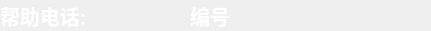
   <widget class="QFrame" name="frame_29">
    <property name="geometry">
     <rect>
      <x>390</x>
      <y>440</y>
      <width>431</width>
      <height>31</height>
     </rect>
    </property>
    <property name="styleSheet">
     <string notr="true">background-image: url(:/background/qrc/background/mainlab_phonenum.png);</string>
    </property>
    <property name="frameShape">
     <enum>QFrame::NoFrame</enum>
    </property>
    <property name="frameShadow">
     <enum>QFrame::Raised</enum>
    </property>
    <widget class="QLabel" name="label_stubnum_2">
     <property name="geometry">
      <rect>
       <x>230</x>
       <y>0</y>
       <width>191</width>
       <height>31</height>
      </rect>
     </property>
     <property name="palette">
      <palette>
       <active>
        <colorrole role="WindowText">
         <brush brushstyle="SolidPattern">
          <color alpha="255">
           <red>255</red>
           <green>255</green>
           <blue>255</blue>
          </color>
         </brush>
        </colorrole>
       </active>
       <inactive>
        <colorrole role="WindowText">
         <brush brushstyle="SolidPattern">
          <color alpha="255">
           <red>255</red>
           <green>255</green>
           <blue>255</blue>
          </color>
         </brush>
        </colorrole>
       </inactive>
       <disabled>
        <colorrole role="WindowText">
         <brush brushstyle="SolidPattern">
          <color alpha="255">
           <red>106</red>
           <green>104</green>
           <blue>100</blue>
          </color>
         </brush>
        </colorrole>
       </disabled>
      </palette>
     </property>
     <property name="font">
      <font>
       <pointsize>15</pointsize>
      </font>
     </property>
     <property name="text">
      <string/>
     </property>
    </widget>
    <widget class="QLabel" name="label_stubnum_3">
     <property name="geometry">
      <rect>
       <x>190</x>
       <y>0</y>
       <width>41</width>
       <height>31</height>
      </rect>
     </property>
     <property name="palette">
      <palette>
       <active>
        <colorrole role="WindowText">
         <brush brushstyle="SolidPattern">
          <color alpha="255">
           <red>255</red>
           <green>255</green>
           <blue>255</blue>
          </color>
         </brush>
        </colorrole>
       </active>
       <inactive>
        <colorrole role="WindowText">
         <brush brushstyle="SolidPattern">
          <color alpha="255">
           <red>255</red>
           <green>255</green>
           <blue>255</blue>
          </color>
         </brush>
        </colorrole>
       </inactive>
       <disabled>
        <colorrole role="WindowText">
         <brush brushstyle="SolidPattern">
          <color alpha="255">
           <red>106</red>
           <green>104</green>
           <blue>100</blue>
          </color>
         </brush>
        </colorrole>
       </disabled>
      </palette>
     </property>
     <property name="font">
      <font>
       <pointsize>15</pointsize>
       <weight>75</weight>
       <bold>true</bold>
      </font>
     </property>
     <property name="text">
      <string>编号:</string>
     </property>
    </widget>
    <widget class="QLabel" name="label_helpphone_2">
     <property name="geometry">
      <rect>
       <x>0</x>
       <y>0</y>
       <width>91</width>
       <height>31</height>
      </rect>
     </property>
     <property name="palette">
      <palette>
       <active>
        <colorrole role="WindowText">
         <brush brushstyle="SolidPattern">
          <color alpha="255">
           <red>255</red>
           <green>255</green>
           <blue>255</blue>
          </color>
         </brush>
        </colorrole>
       </active>
       <inactive>
        <colorrole role="WindowText">
         <brush brushstyle="SolidPattern">
          <color alpha="255">
           <red>255</red>
           <green>255</green>
           <blue>255</blue>
          </color>
         </brush>
        </colorrole>
       </inactive>
       <disabled>
        <colorrole role="WindowText">
         <brush brushstyle="SolidPattern">
          <color alpha="255">
           <red>106</red>
           <green>104</green>
           <blue>100</blue>
          </color>
         </brush>
        </colorrole>
       </disabled>
      </palette>
     </property>
     <property name="font">
      <font>
       <pointsize>15</pointsize>
       <weight>75</weight>
       <bold>true</bold>
      </font>
     </property>
     <property name="text">
      <string>帮助电话:</string>
     </property>
    </widget>
    <widget class="QLabel" name="label_phone_2">
     <property name="geometry">
      <rect>
       <x>70</x>
       <y>0</y>
       <width>131</width>
       <height>31</height>
      </rect>
     </property>
     <property name="palette">
      <palette>
       <active>
        <colorrole role="WindowText">
         <brush brushstyle="SolidPattern">
          <color alpha="255">
           <red>255</red>
           <green>255</green>
           <blue>255</blue>
          </color>
         </brush>
        </colorrole>
       </active>
       <inactive>
        <colorrole role="WindowText">
         <brush brushstyle="SolidPattern">
          <color alpha="255">
           <red>255</red>
           <green>255</green>
           <blue>255</blue>
          </color>
         </brush>
        </colorrole>
       </inactive>
       <disabled>
        <colorrole role="WindowText">
         <brush brushstyle="SolidPattern">
          <color alpha="255">
           <red>106</red>
           <green>104</green>
           <blue>100</blue>
          </color>
         </brush>
        </colorrole>
       </disabled>
      </palette>
     </property>
     <property name="font">
      <font>
       <pointsize>15</pointsize>
      </font>
     </property>
     <property name="text">
      <string/>
     </property>
    </widget>
   </widget>
